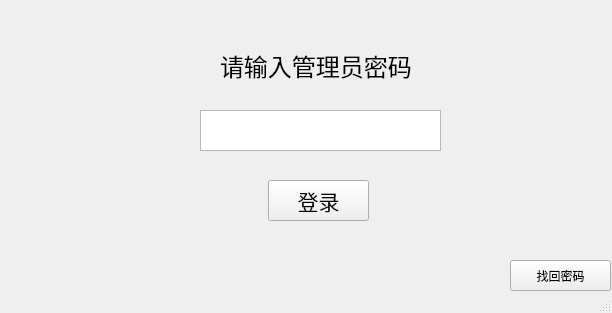
<?xml version="1.0" encoding="UTF-8"?>
<ui version="4.0">
 <class>MainWindow</class>
 <widget class="QMainWindow" name="MainWindow">
  <property name="geometry">
   <rect>
    <x>0</x>
    <y>0</y>
    <width>612</width>
    <height>313</height>
   </rect>
  </property>
  <property name="windowTitle">
   <string>MainWindow</string>
  </property>
  <widget class="QWidget" name="centralwidget">
   <widget class="QTextEdit" name="textEdit">
    <property name="geometry">
     <rect>
      <x>200</x>
      <y>110</y>
      <width>241</width>
      <height>41</height>
     </rect>
    </property>
    <property name="font">
     <font>
      <pointsize>16</pointsize>
     </font>
    </property>
   </widget>
   <widget class="QLabel" name="label">
    <property name="geometry">
     <rect>
      <x>220</x>
      <y>50</y>
      <width>201</width>
      <height>31</height>
     </rect>
    </property>
    <property name="font">
     <font>
      <pointsize>18</pointsize>
     </font>
    </property>
    <property name="text">
     <string>请输入管理员密码</string>
    </property>
   </widget>
   <widget class="QPushButton" name="login">
    <property name="geometry">
     <rect>
      <x>268</x>
      <y>180</y>
      <width>101</width>
      <height>41</height>
     </rect>
    </property>
    <property name="font">
     <font>
      <pointsize>16</pointsize>
     </font>
    </property>
    <property name="text">
     <string>登录</string>
    </property>
   </widget>
   <widget class="QPushButton" name="find_pass">
    <property name="geometry">
     <rect>
      <x>510</x>
      <y>260</y>
      <width>101</width>
      <height>31</height>
     </rect>
    </property>
    <property name="text">
     <string>找回密码</string>
    </property>
   </widget>
  </widget>
  <widget class="QMenuBar" name="menubar">
   <property name="geometry">
    <rect>
     <x>0</x>
     <y>0</y>
     <width>612</width>
     <height>22</height>
    </rect>
   </property>
  </widget>
  <widget class="QStatusBar" name="statusbar"/>
 </widget>
 <resources/>
 <connections/>
</ui>
